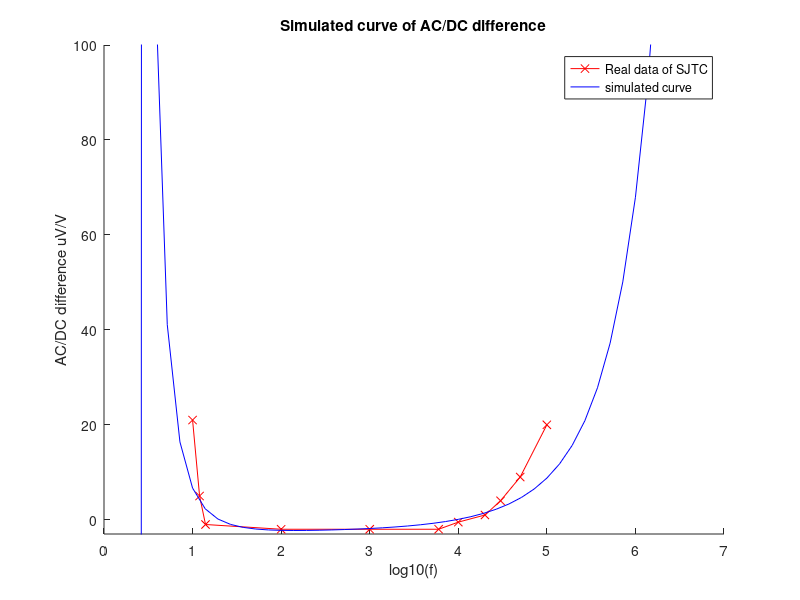

The MATLAB source for this figure:
clear all, close all
% data for a SJTC:
data = [...
10 21; ...
12  5; ...
14 -1; ...
100 -2;...
1000 -2; ...
6e3 -2; ...
1e4 -0.5; ...
2e4 1;...
3e4 4;...
5e4 9;...
1e5 20;...
];

x = log10(data(:,1));
y = data(:,2);

x_data = linspace(0, 7, 50)';
% double error function:
% (in log space of frequency!)
func = @(x, p) p(4) + p(3)./(erf(3*p(1)*(x-p(5)+p(2)))-erf(p(1)*(x-p(5)-p(2))));
% manually estimated coefficients:
% p0 = [1.1, 1, 0.5, -2, 2.5]; % very good in range 10 Hz to 100 kHz
p0 = [0.6, 1.1, 3, -4, 2.5]; % quite ok in range 1 Hz to 10 MHz

y_fit = func(x_data, p0);
fprintf('at 1 Hz: %d\n', y_fit(8))
fprintf('at 316 Hz: %d\n', y_fit(18))
fprintf('at 1 MHz: %d\n', y_fit(end))
fprintf('is nan?: %d\n', any(isnan(y_fit)))

figure; hold on
plot(x, y, 'x-r');
plot(x_data, y_fit,'-b');
hold off
legend('Real data of SJTC', 'simulated curve')
xlim([0 7]);
ylim([-3, 100]);
xlabel('log10(f)')
ylabel('AC/DC difference uV/V')
title('Simulated curve of AC/DC difference')

% --------------------------------------------
% OLD TESTS, UNSUCCESSFULL FITTING OF A CURVE:


% p0 = [3, 0.2, 2, 1];
%
% % Define the double exponential function
% doubleExp = @(p, x) p(1) .* exp(-p(2) .* (x - p(3)).^2) + p(4);
% % Fit the model using non-linear least squares (lsqcurvefit equivalent in Octave)
% options = optimset('Display', 'iter'); % Display optimization progress
% [p_fit, resnorm] = leasqr(x', y', doubleExp, p0, 1e-6, 20);
% % Generate fitted values
% xplot = linspace(min(x), max(x), 100);
% y_fit = doubleExp(p_fit, x_fit);
%
% poldegree = 1:30;
% figure
% hold on
% % semilogx(x, y, 'x')
% plot(x, y, 'x')
% plot(xplot, y_fit, 'x')
%         % % xplot = logspace(1, 5, 30);
%         % xplot = linspace(1, 5, 30);
%         % for i = 1:numel(poldegree)
%         %     [P{i} S{i} MU{i}] = polyfit(x, y, poldegree(i));
%         %     fitvalues{i} = polyval(P{i}, xplot, S{i}, MU{i});
%         %     rms(i) = sum(sqrt(mean((fitvalues{i} - y).^2)));
%         %     % semilogx(xplot, fitvalues{i}, '-')
%         %     plot(xplot, fitvalues{i}, '-')
%         % end
%         % % semilogx(x, y, '-k', x, fitvalues{21},'-r')
% hold off
% title('SJTC')
% xlabel('f (Hz)')
% ylabel('acdc difference delta V (uV/V)')
% % xlim([10 1e5])
% ylim([-10 30])
% rms


%
% Simulated data (example)

% % Define the double exponential function
% doubleExp = @(x, p) p(1) * exp(-p(2) * (x - p(3)).^2) + p(4);

% sine function:
% doubleExp = @(x, p) 1./(p(1)./pi*sin(pi./(2*p(1))).*1./(1+x.^(2*p(1)))) + p(2); hill
% x_data = linspace(-1, 1, 50)'; % Independent variable
% doubleExp = @(x, p) (p(1).*pi*sin(pi./(2*p(1))).*(1+x.^(2*p(1)))) + p(2); % u-shape
% p0 = [5, 2]; % Initial guess for parameters
% y_data = doubleExp(x_data, [2, 2]) + normrnd(1,0.00001, size(x_data));

% % double exponential function:
% x_data = linspace(-3, 3, 50)'; % Independent variable
% % doubleExp = @(x, p) 1./p(2) .* 1./( 1+exp(p(1)*(x-p(2))) ) .* 1./( 1+exp(-p(1).*(x+p(2))) ) % hill
% doubleExp = @(x, p) p(4) + p(2) .* ( 1+exp(p(1)*(x-p(2))) ) .* ( 1+exp(-p(1).*(x+p(2))) ) % u-shape
% p0 = [2, 2, 2, 1];
% y_data = doubleExp(x_data, [2, 2, 2, 1]) + normrnd(1,0.00001, size(x_data));


% % double error function:
% x_data = linspace(-2.5, 2.5, 50)'; % Independent variable
% doubleExp = @(x, p) p(4) + p(3)./(erf(p(1)*(x+p(2)))-erf(p(1)*(x-p(2))))
% p0 = [2, 2, 0.5, 0]
% y_data = doubleExp(x_data, p0) + normrnd(1,0, size(x_data));
%
% x_data = linspace(1, 5, 50)'; func = @(x, p) p(4) + p(3)./(erf(p(1)*(x+p(2)))-erf(p(1)*(x-p(2)))); p0 = [2, 2, 0.5, 0]; plot(x_data, func(x_data, p0));
%
% % d/dp_1(p_4 + p_3/(erf(p_1 (x + p_2)) - erf(p_1 (x - p_2)))) = -(2 p_3 (e^(-p_1^2 (x - p_2)^2) (p_2 - x) + e^(-p_1^2 (p_2 + x)^2) (p_2 + x)))/(sqrt(π) (erf(p_1 (p_2 + x)) - erf(p_1 (x - p_2)))^2)
% % d/dp_2(p_4 + p_3/(erf(p_1 (x + p_2)) - erf(p_1 (x - p_2)))) = -(2 p_1 p_3 (e^(-p_1^2 (x - p_2)^2) + e^(-p_1^2 (p_2 + x)^2)))/(sqrt(π) (erf(p_1 (p_2 + x)) - erf(p_1 (x - p_2)))^2)
% % d/dp_3(p_4 + p_3/(erf(p_1 (x + p_2)) - erf(p_1 (x - p_2)))) = 1/(erf(p_1 (p_2 + x)) - erf(p_1 (x - p_2)))
% % d/dp_4(p_4 + p_3/(erf(p_1 (x + p_2)) - erf(p_1 (x - p_2)))) = 1
% plot(x_data, y_data)
% % ylim([-1 20])


% % Fit the model using non-linear least squares (lsqcurvefit equivalent in Octave)
% options = optimset('Display', 'iter'); % Display optimization progress
% [p_fit, resnorm] = leasqr(x_data, y_data, p0, doubleExp, 1e-10, 100);
%
% % Generate fitted values
% x_fit = linspace(min(x_data), max(x_data), 100);
% y_fit = doubleExp(x_fit, p_fit);
%
% % Plot the data and the fit
% figure;
% scatter(x_data, y_data, 'bo', 'DisplayName', 'Data'); % Original data
% hold on;
% plot(x_fit, y_fit, 'r-', 'LineWidth', 2, 'DisplayName', 'Fit'); % Fitted curve
% title('Double Exponential Fit in GNU Octave');
% xlabel('x');
% ylabel('y');
% legend('show');
% xlim([min(x_data) max(x_data)])
% ylim([-1 10])
% grid on;
% hold off
%
%
%  %
%  %
%  % % Define functions
%  % % leasqrfunc = @(x, p) p(1) * exp (-p(2) * x);
%  % % leasqrdfdp = @(x, f, p, dp, func) [exp(-p(2)*x), -p(1)*x.*exp(-p(2)*x)];
%  %
%  % % generate test data
%  % t = [1:10:100]';
%  % p = [1; 0.1; 2; 1];
%  % data = leasqrfunc (t, p);
%  %
%  % rnd = [0.352509; -0.040607; -1.867061; -1.561283; 1.473191; ...
%  %        0.580767;  0.841805;  1.632203; -0.179254; 0.345208];
%  %
%  % % add noise
%  % % wt1 = 1 /sqrt of variances of data
%  % % 1 / wt1 = sqrt of var = standard deviation
%  % wt1 = (1 + 0 * t) ./ sqrt (data);
%  % data = data + 0.05 * rnd ./ wt1;
%  %
%  % F = leasqrfunc;
%  % % dFdp = leasqrdfdp; % exact derivative
%  % % dFdp = dfdp;     % estimated derivative
%  % dp = [0.001; 0.001; 0.001; 0.001];
%  % pin = [.8; .05; 0.1; 0.1];
%  % stol=0.001; niter=50;
%  % % minstep = [0.01; 0.01];
%  % % maxstep = [0.8; 0.8];
%  % % options = [minstep, maxstep];
%  %
%  % [f1, p1, kvg1, iter1, corp1, covp1, covr1, stdresid1, Z1, r21] = leasqr (t, data, pin, F, stol, niter, wt1, dp) %, [], options)
